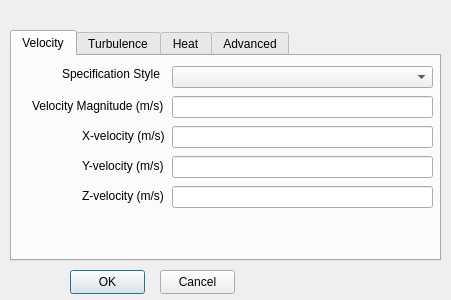
<?xml version="1.0" encoding="UTF-8"?>
<ui version="4.0">
 <class>inletDialog</class>
 <widget class="QDialog" name="inletDialog">
  <property name="geometry">
   <rect>
    <x>0</x>
    <y>0</y>
    <width>451</width>
    <height>300</height>
   </rect>
  </property>
  <property name="windowTitle">
   <string>Dialog</string>
  </property>
  <widget class="QTabWidget" name="tabWidget">
   <property name="geometry">
    <rect>
     <x>10</x>
     <y>30</y>
     <width>431</width>
     <height>231</height>
    </rect>
   </property>
   <property name="currentIndex">
    <number>0</number>
   </property>
   <widget class="QWidget" name="tab">
    <attribute name="title">
     <string>Velocity</string>
    </attribute>
    <widget class="QComboBox" name="comboBox">
     <property name="geometry">
      <rect>
       <x>160</x>
       <y>10</y>
       <width>261</width>
       <height>22</height>
      </rect>
     </property>
    </widget>
    <widget class="QLabel" name="label">
     <property name="geometry">
      <rect>
       <x>50</x>
       <y>10</y>
       <width>101</width>
       <height>16</height>
      </rect>
     </property>
     <property name="text">
      <string>Specification Style</string>
     </property>
    </widget>
    <widget class="QLineEdit" name="lineEdit">
     <property name="geometry">
      <rect>
       <x>160</x>
       <y>40</y>
       <width>261</width>
       <height>22</height>
      </rect>
     </property>
    </widget>
    <widget class="QLabel" name="label_2">
     <property name="geometry">
      <rect>
       <x>20</x>
       <y>40</y>
       <width>141</width>
       <height>20</height>
      </rect>
     </property>
     <property name="text">
      <string>Velocity Magnitude (m/s)</string>
     </property>
    </widget>
    <widget class="QLineEdit" name="lineEdit_2">
     <property name="geometry">
      <rect>
       <x>160</x>
       <y>70</y>
       <width>261</width>
       <height>22</height>
      </rect>
     </property>
    </widget>
    <widget class="QLabel" name="label_3">
     <property name="geometry">
      <rect>
       <x>70</x>
       <y>70</y>
       <width>91</width>
       <height>20</height>
      </rect>
     </property>
     <property name="text">
      <string>X-velocity (m/s)</string>
     </property>
    </widget>
    <widget class="QLabel" name="label_4">
     <property name="geometry">
      <rect>
       <x>70</x>
       <y>100</y>
       <width>91</width>
       <height>20</height>
      </rect>
     </property>
     <property name="text">
      <string>Y-velocity (m/s)</string>
     </property>
    </widget>
    <widget class="QLineEdit" name="lineEdit_3">
     <property name="geometry">
      <rect>
       <x>160</x>
       <y>100</y>
       <width>261</width>
       <height>22</height>
      </rect>
     </property>
    </widget>
    <widget class="QLabel" name="label_5">
     <property name="geometry">
      <rect>
       <x>70</x>
       <y>130</y>
       <width>91</width>
       <height>20</height>
      </rect>
     </property>
     <property name="text">
      <string>Z-velocity (m/s)</string>
     </property>
    </widget>
    <widget class="QLineEdit" name="lineEdit_4">
     <property name="geometry">
      <rect>
       <x>160</x>
       <y>130</y>
       <width>261</width>
       <height>22</height>
      </rect>
     </property>
    </widget>
   </widget>
   <widget class="QWidget" name="tab_4">
    <attribute name="title">
     <string>Turbulence</string>
    </attribute>
    <widget class="QLabel" name="label_6">
     <property name="geometry">
      <rect>
       <x>60</x>
       <y>10</y>
       <width>91</width>
       <height>16</height>
      </rect>
     </property>
     <property name="text">
      <string>Input parameters</string>
     </property>
    </widget>
    <widget class="QComboBox" name="comboBoxTurbulence">
     <property name="geometry">
      <rect>
       <x>158</x>
       <y>10</y>
       <width>251</width>
       <height>22</height>
      </rect>
     </property>
    </widget>
    <widget class="QLabel" name="label_7">
     <property name="geometry">
      <rect>
       <x>70</x>
       <y>40</y>
       <width>121</width>
       <height>20</height>
      </rect>
     </property>
     <property name="text">
      <string>Turbulent Intensity (%)</string>
     </property>
    </widget>
    <widget class="QLabel" name="label_8">
     <property name="geometry">
      <rect>
       <x>60</x>
       <y>70</y>
       <width>131</width>
       <height>20</height>
      </rect>
     </property>
     <property name="text">
      <string>Turbulent Viscosity Ratio</string>
     </property>
    </widget>
    <widget class="QLineEdit" name="lineEdit_5">
     <property name="geometry">
      <rect>
       <x>200</x>
       <y>40</y>
       <width>201</width>
       <height>22</height>
      </rect>
     </property>
    </widget>
    <widget class="QLineEdit" name="lineEdit_6">
     <property name="geometry">
      <rect>
       <x>200</x>
       <y>70</y>
       <width>201</width>
       <height>22</height>
      </rect>
     </property>
    </widget>
    <widget class="QLabel" name="label_9">
     <property name="geometry">
      <rect>
       <x>100</x>
       <y>100</y>
       <width>91</width>
       <height>20</height>
      </rect>
     </property>
     <property name="text">
      <string>Length Scale (m)</string>
     </property>
    </widget>
    <widget class="QLineEdit" name="lineEdit_7">
     <property name="geometry">
      <rect>
       <x>200</x>
       <y>100</y>
       <width>201</width>
       <height>22</height>
      </rect>
     </property>
    </widget>
    <widget class="QLabel" name="label_10">
     <property name="geometry">
      <rect>
       <x>70</x>
       <y>130</y>
       <width>131</width>
       <height>20</height>
      </rect>
     </property>
     <property name="text">
      <string>Hydraulic Diameter (m)</string>
     </property>
    </widget>
    <widget class="QLineEdit" name="lineEdit_8">
     <property name="geometry">
      <rect>
       <x>200</x>
       <y>130</y>
       <width>201</width>
       <height>22</height>
      </rect>
     </property>
    </widget>
   </widget>
   <widget class="QWidget" name="tab_2">
    <attribute name="title">
     <string>Heat</string>
    </attribute>
   </widget>
   <widget class="QWidget" name="tab_3">
    <attribute name="title">
     <string>Advanced</string>
    </attribute>
   </widget>
  </widget>
  <widget class="QPushButton" name="pushButton">
   <property name="geometry">
    <rect>
     <x>70</x>
     <y>270</y>
     <width>75</width>
     <height>24</height>
    </rect>
   </property>
   <property name="text">
    <string>OK</string>
   </property>
  </widget>
  <widget class="QPushButton" name="pushButton_2">
   <property name="geometry">
    <rect>
     <x>160</x>
     <y>270</y>
     <width>75</width>
     <height>24</height>
    </rect>
   </property>
   <property name="text">
    <string>Cancel</string>
   </property>
  </widget>
 </widget>
 <resources/>
 <connections/>
</ui>
